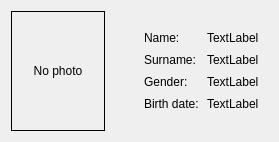
<?xml version="1.0" encoding="UTF-8"?>
<ui version="4.0">
 <class>PersonalDataWidget</class>
 <widget class="QFrame" name="PersonalDataWidget">
  <property name="geometry">
   <rect>
    <x>0</x>
    <y>0</y>
    <width>279</width>
    <height>140</height>
   </rect>
  </property>
  <property name="sizePolicy">
   <sizepolicy hsizetype="Fixed" vsizetype="Expanding">
    <horstretch>0</horstretch>
    <verstretch>0</verstretch>
   </sizepolicy>
  </property>
  <property name="windowTitle">
   <string>Frame</string>
  </property>
  <property name="frameShape">
   <enum>QFrame::NoFrame</enum>
  </property>
  <property name="frameShadow">
   <enum>QFrame::Plain</enum>
  </property>
  <layout class="QHBoxLayout" name="horizontalLayout">
   <item>
    <widget class="QLabel" name="photoPlaceholder">
     <property name="minimumSize">
      <size>
       <width>94</width>
       <height>120</height>
      </size>
     </property>
     <property name="maximumSize">
      <size>
       <width>94</width>
       <height>120</height>
      </size>
     </property>
     <property name="frameShape">
      <enum>QFrame::Box</enum>
     </property>
     <property name="text">
      <string>No photo</string>
     </property>
     <property name="alignment">
      <set>Qt::AlignCenter</set>
     </property>
    </widget>
   </item>
   <item>
    <spacer name="horizontalSpacer">
     <property name="orientation">
      <enum>Qt::Horizontal</enum>
     </property>
     <property name="sizeHint" stdset="0">
      <size>
       <width>0</width>
       <height>20</height>
      </size>
     </property>
    </spacer>
   </item>
   <item>
    <widget class="QFrame" name="dataFrame">
     <layout class="QFormLayout" name="formLayout">
      <property name="formAlignment">
       <set>Qt::AlignLeading|Qt::AlignLeft|Qt::AlignVCenter</set>
      </property>
      <property name="horizontalSpacing">
       <number>8</number>
      </property>
      <property name="verticalSpacing">
       <number>8</number>
      </property>
      <item row="0" column="0">
       <widget class="QLabel" name="nameLabel">
        <property name="text">
         <string>Name:</string>
        </property>
       </widget>
      </item>
      <item row="0" column="1">
       <widget class="QLabel" name="namePlaceholder">
        <property name="text">
         <string>TextLabel</string>
        </property>
       </widget>
      </item>
      <item row="1" column="0">
       <widget class="QLabel" name="surnameLabel">
        <property name="text">
         <string>Surname:</string>
        </property>
       </widget>
      </item>
      <item row="1" column="1">
       <widget class="QLabel" name="surnamePlaceholder">
        <property name="text">
         <string>TextLabel</string>
        </property>
       </widget>
      </item>
      <item row="2" column="0">
       <widget class="QLabel" name="genderLabel">
        <property name="text">
         <string>Gender:</string>
        </property>
       </widget>
      </item>
      <item row="2" column="1">
       <widget class="QLabel" name="genderPlaceholder">
        <property name="text">
         <string>TextLabel</string>
        </property>
       </widget>
      </item>
      <item row="3" column="0">
       <widget class="QLabel" name="birthdateLabel">
        <property name="text">
         <string>Birth date:</string>
        </property>
       </widget>
      </item>
      <item row="3" column="1">
       <widget class="QLabel" name="birthdatePlaceholder">
        <property name="text">
         <string>TextLabel</string>
        </property>
       </widget>
      </item>
     </layout>
    </widget>
   </item>
  </layout>
 </widget>
 <resources>
  <include location="Icons.qrc"/>
 </resources>
 <connections/>
 <slots>
  <slot>setName(QString)</slot>
  <slot>setSurname(QString)</slot>
  <slot>setGender(QChar)</slot>
  <slot>setBirthDate(QDate)</slot>
  <slot>setPhoto(QPixmap)</slot>
  <slot>reset()</slot>
 </slots>
</ui>
